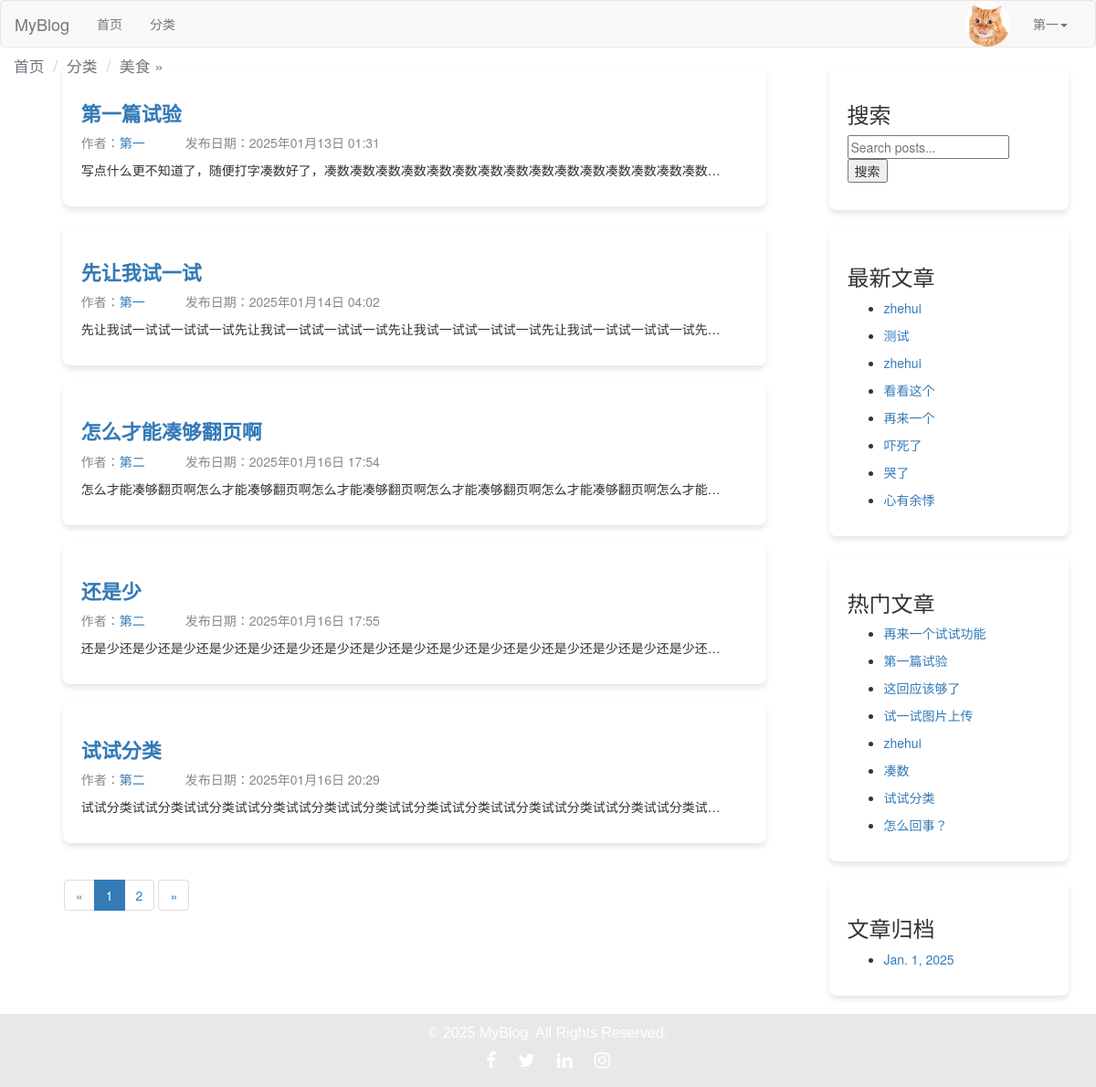
Before: /category/1/ (signed in) with the older database file.
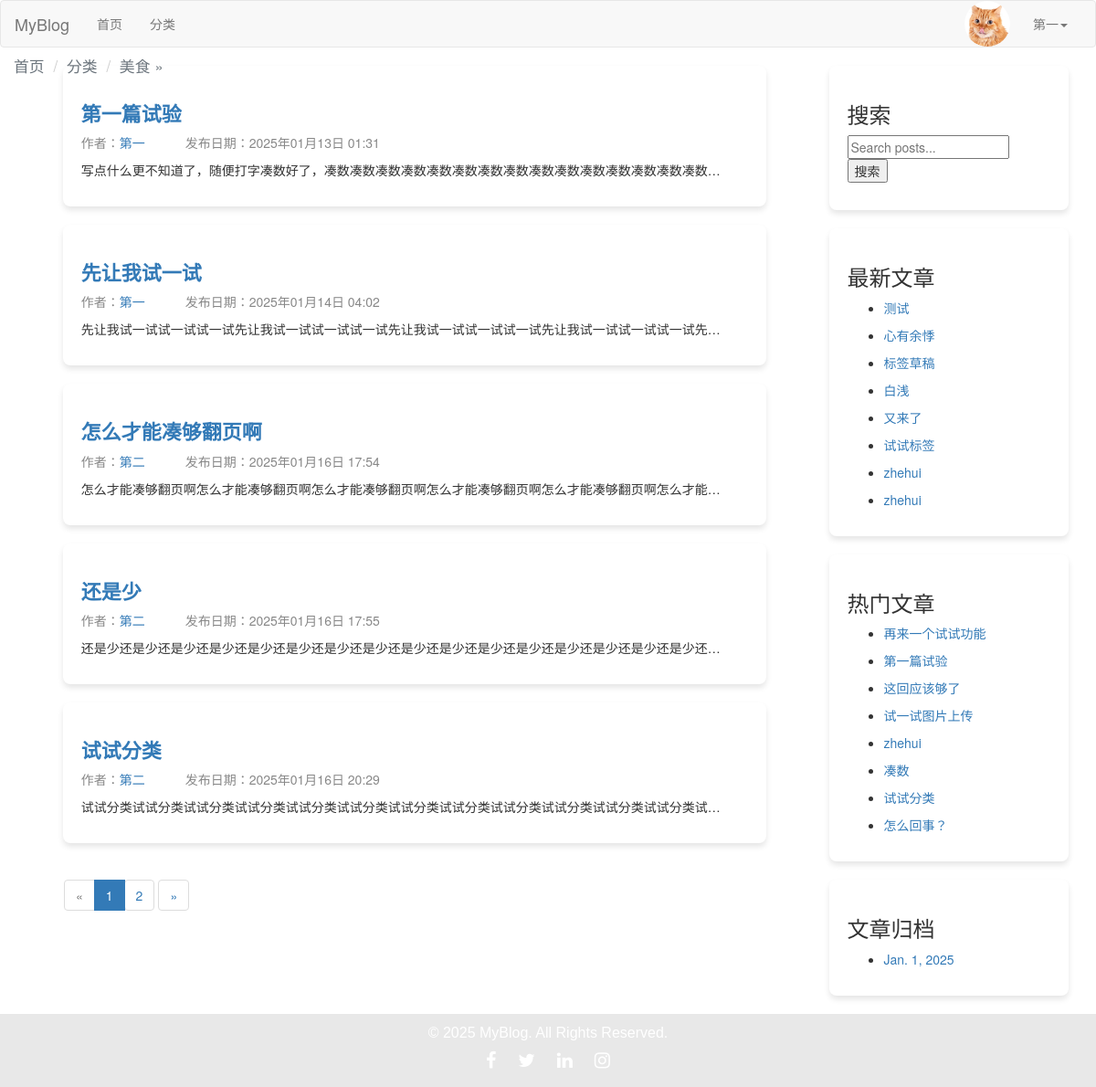
After: the same page with the newer database file.
### blog/models.py (models this page shows, shortened)
class Post(models.Model):
    DRAFT = 'draft'
    PUBLISHED = 'published'
    STATUS_CHOICES = [
        (DRAFT, '草稿'),
        (PUBLISHED, '已发布'),
    ]
    title = models.CharField(max_length=61, verbose_name="文章标题")
    desc = models.TextField(max_length=200, blank=True, default="", verbose_name="文章描述")
    category = models.ForeignKey(Category, on_delete=models.CASCADE, verbose_name="分类")
    content = models.TextField(verbose_name="文章详情")
    tags = models.ManyToManyField(Tag, related_name='posts', verbose_name="文章标签")  # 修改为 ManyToManyField
    owner = models.ForeignKey(User, on_delete=models.CASCADE, verbose_name="作者")
    is_hot = models.BooleanField(default=False, verbose_name='是否热门')
    pv = models.IntegerField(default=0, verbose_name='浏览量')
    add_date = models.DateTimeField(auto_now_add=True, verbose_name="添加时间")
    pub_date = models.DateTimeField(auto_now=True, verbose_name="修改时间")
    status = models.CharField(max_length=10, choices=STATUS_CHOICES, default=DRAFT, verbose_name="状态")
    liked_users = models.ManyToManyField(
        User,
        related_name="liked_posts",
        blank=True,
        verbose_name="点赞用户",
    )
    favorited_users = models.ManyToManyField(
        User,
        related_name="favorited_posts",
        blank=True,
        verbose_name="收藏用户",
    )
    class Meta:
        verbose_name = "文章"
        verbose_name_plural = verbose_name

class Sidebar(models.Model):
    STATUS = (
        (1,'隐藏'),
        (2,'展示')
    )
    DISPLAY_TYPE = (
        (1,'搜索'),
        (2,'最新文章'),
        (3,'最热文章'),
        (4,'最近评论'),
        (5,'文章归档'),
        (6,'HTML')
    )
    title = models.CharField(max_length=50,verbose_name='模块名称')
    display_type = models.PositiveIntegerField(default=1,choices=DISPLAY_TYPE,verbose_name="展示类型")
    content = models.CharField(max_length=500,blank=True,default='',verbose_name="内容", help_text='如果设置的不是HTML类型，可为空')
    sort = models.PositiveIntegerField(default=1,verbose_name='排序',help_text='序号越大越靠前')
    status = models.PositiveIntegerField(default=2,choices=STATUS,verbose_name='状态')
    add_date = models.DateTimeField(auto_now_add=True,verbose_name="创建时间")
    class Meta:
        verbose_name="侧边栏"
        verbose_name_plural = verbose_name
        ordering = ['-sort']
    @classmethod
    def get_sidebar(cls):
        return cls.objects.filter(status=2)
    @property
    def get_content(self):
        if self.display_type == 1:
            context = {
            }
            return render_to_string('sidebar/search.html', context=context)
        elif self.display_type == 2:
            context = {
            }
            return render_to_string('sidebar/new_post.html', context=context)
        elif self.display_type == 3:
            context = {
            }
            return render_to_string('sidebar/hot_post.html', context=context)
        elif self.display_type == 4:
            context = {
            }
            return render_to_string('comment.html', context=context)
        elif self.display_type == 5:
            context = {
            }
            return render_to_string('sidebar/archives.html', context=context)
        elif self.display_type == 6:
            return self.content

### blog/views/index.py (the view)
# urls.py: path('category/<int:category_id>/', index.category_detail, name='category_detail'),  # 某个分类的博文
def category_detail(request, category_id):
    category = get_object_or_404(Category, id=category_id)
    post_list = Post.objects.filter(category=category, status=Post.PUBLISHED)
    paginator = Paginator(post_list, 5)  # 每页显示5篇文章
    page = request.GET.get('page', 1)  # 获取当前页码
    try:
        posts = paginator.page(page)
    except PageNotAnInteger:
        posts = paginator.page(1)
    except EmptyPage:
        posts = paginator.page(paginator.num_pages)
    return render(request, 'category_detail.html', {'category': category, 'posts': posts})

### blog/templatetags/category.py (called while the page is built)
@register.simple_tag
def get_sidebar_list():
    return Sidebar.get_sidebar()

@register.simple_tag
def get_new_post():
    return Post.objects.order_by('-pub_date')[:8]

@register.simple_tag
def get_hot_pv_post():
    return Post.objects.order_by('-pv')[:8]

@register.simple_tag
def get_archives():
    return Post.objects.dates('add_date', 'month', order='DESC')[:8]

### blog/templates/category_detail.html (shortened to what this page needs)
{% extends 'layout/base.html' %}
{% load static %}
{% load category %}
{% block css %}
    <link rel="stylesheet" href="{% static 'css/blog.css' %}">
{% endblock %}
{% block content_left %}
    <ol class="breadcrumb">
        <li><a href="{% url 'blog:index' %}">首页</a></li>
        <li><a href="{% url 'blog:category_list' %}">分类</a></li>
        <li class="active">{{ category.name }}</li>
    </ol>
    <section class="section">
        <div class="container blog-container">
            {% for post in posts %}
                <div class="box blog-box">
                    <h1 class="title small-title">
                        <a href="{% url 'blog:post_detail' post.id %}">{{ post.title }}</a>
                    </h1>
                    <p class="subtitle post-info">
                        <span class="author">作者：<a href="{% url 'blog:author_profile' post.owner.id %}">{{ post.owner.username }}</a></span>
                        <span class="date">发布日期：{{ post.add_date|date:"Y年m月d日 H:i" }}</span>
                    </p>
                    <p>{{ post.content|truncatechars:50 }}</p>
                </div>
            {% empty %}
                <p>该分类下暂无文章。</p>
            {% endfor %}
        </div>
        <nav aria-label="Page navigation">
            <ul class="pagination">
                {% if posts.has_previous %}
                    <li>
                        <a href="?page={{ posts.previous_page_number }}" aria-label="Previous">
                            <span aria-hidden="true">«</span>
                        </a>
                    </li>
                {% else %}
                    <li class="disabled">
                        <span aria-hidden="true">«</span>
                    </li>
                {% endif %}
                {% for num in posts.paginator.page_range %}
                    {% if posts.number == num %}
                        <li class="active">
                            <span>{{ num }} <span class="sr-only">(current)</span></span>
                        </li>
                    {% else %}
                        <li>
                            <a href="?page={{ num }}">{{ num }}</a>
                        </li>
                    {% endif %}
                {% endfor %}
                {% if posts.has_next %}
                    <li>
                        <a href="?page={{ posts.next_page_number }}" aria-label="Next">
                            <span aria-hidden="true">»</span>
                        </a>
                    </li>
                {% else %}
                    <li class="disabled">
                        <span aria-hidden="true">»</span>
                    </li>
                {% endif %}
            </ul>
        </nav>
    </section>
{% endblock %}

### blog/templates/layout/base.html (shortened to what this page needs)
{% load static %}
{% load category %}
<!DOCTYPE html>
<html lang="en">
<head>
    <link rel="stylesheet" href="{% static 'plugin/bootstrap/css/bootstrap.css' %}">
    <link rel="stylesheet" href="{% static 'plugin/font-awesome/css/font-awesome.min.css' %}">
    <link rel="stylesheet" href="{% static 'css/blog.css' %}">
    {% block css %}
    {% endblock %}
</head>
<body>
<nav class="navbar navbar-default">
    <div class="container-fluid">
        <div class="navbar-header">
            <a class="navbar-brand" href="{% url 'blog:index' %}">MyBlog</a>
        </div>
        <div class="collapse navbar-collapse" id="bs-example-navbar-collapse-1">
            <ul class="nav navbar-nav">
                <li><a href="{% url 'blog:index' %}">首页<span class="sr-only">(current)</span></a></li>
                <li><a href="{% url 'blog:category_list' %}">分类</a></li>
            </ul>
            <ul class="nav navbar-nav navbar-right">
                {% if request.user.is_authenticated %}
                    <li class="user-avatar">
                        <img src="{{ request.user.userprofile.image.url }}" alt="User Avatar" class="avatar-img">
                    </li>
                    <li class="dropdown">
                        <a href="#" class="dropdown-toggle" data-toggle="dropdown" role="button" aria-haspopup="true"
                           aria-expanded="false">
                            {{ request.user.username }}<span class="caret"></span>
                        </a>
                    </li>
                {% else %}
                    <li><a href="{% url 'users:login' %}">登录</a></li>
                    <li><a href="{% url 'users:register' %}" target="_blank">注册</a></li>
                {% endif %}
            </ul>
        </div>
    </div>
</nav>
{% block content %}
    <div class="container content-container">
        <div class="row">
            <div class="col-md-9 content-left">
                {% block content_left %}
                {% endblock %}
            </div>
            <div class="col-md-3 content-right">
                {% block content_right %}
                    {% get_sidebar_list as sidebar_list %}
                    {% for sidebar in sidebar_list %}
                        <div class="blog-box">
                            <h3>{{ sidebar.title }}</h3>
                            <p>{{ sidebar.get_content|safe }}</p>
                        </div>
                    {% endfor %}
                {% endblock %}
            </div>
        </div>
    </div>
{% endblock %}
{% block footer %}
    <footer class="footer">
        <div class="container text-center">
            <p>© 2025 MyBlog. All Rights Reserved.</p>
            <div class="social-icons">
                <a href="#" class="social-icon"><i class="fa fa-facebook"></i></a>
                <a href="#" class="social-icon"><i class="fa fa-twitter"></i></a>
                <a href="#" class="social-icon"><i class="fa fa-linkedin"></i></a>
                <a href="#" class="social-icon"><i class="fa fa-instagram"></i></a>
            </div>
        </div>
    </footer>
{% endblock %}
</body>
</html>

### blog/templates/sidebar/search.html
<form method="GET" action="{% url 'blog:search' %}" class="search-form">
    <input
            type="text"
            name="keywords"
            placeholder="Search posts..."
            value="{{ request.GET.keywords|default_if_none:'' }}"
            class="search-input"
    >
    <button type="submit" class="search-button">搜索</button>
</form>

### blog/templates/sidebar/new_post.html
{% load category %}
{% get_new_post as post_list %}
{% for post in post_list %}
    <ul>
    <li><a href="{% url 'blog:post_detail' post.id %}">{{ post.title }}</a> </li>
    </ul>
{% endfor %}

### blog/templates/sidebar/hot_post.html
{% load category %}
{% get_hot_pv_post as post_list %}
{% for post in post_list %}
    <ul>
    <li><a href="{% url 'blog:post_detail' post.id %}">{{ post.title }}</a> </li>
    </ul>
{% endfor %}

### blog/templates/sidebar/archives.html
{% load category %}
{% get_archives as archives_list %}
{% for archive in archives_list %}
    <ul>
    <li><a href="{% url 'blog:archives' archive.year archive.month %}">{{ archive }}</a> </li>
    </ul>
{% endfor %}

Changed rows visible on the page:
computed for Sidebar "最新文章": loses Post (title "看看这个"); loses Post (title "再来一个"); loses Post (title "吓死了"); loses Post (title "哭了")
changed Post "测试": moves up the list
changed Post "心有余悸": moves up the list
added Post: title "标签草稿", shown under Sidebar "最新文章"
added Post: title "白浅", shown under Sidebar "最新文章"
added Post: title "又来了", shown under Sidebar "最新文章"
added Post: title "试试标签", shown under Sidebar "最新文章"
